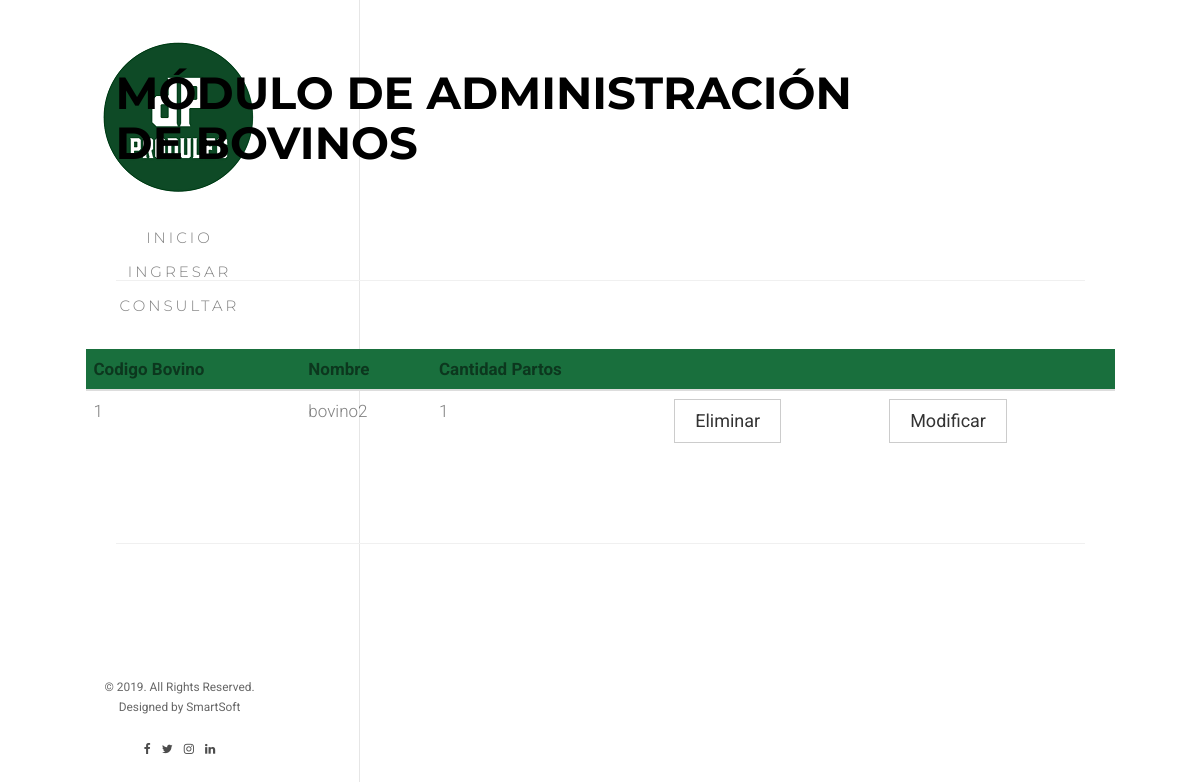
Page /searchbovine on the earlier database version.
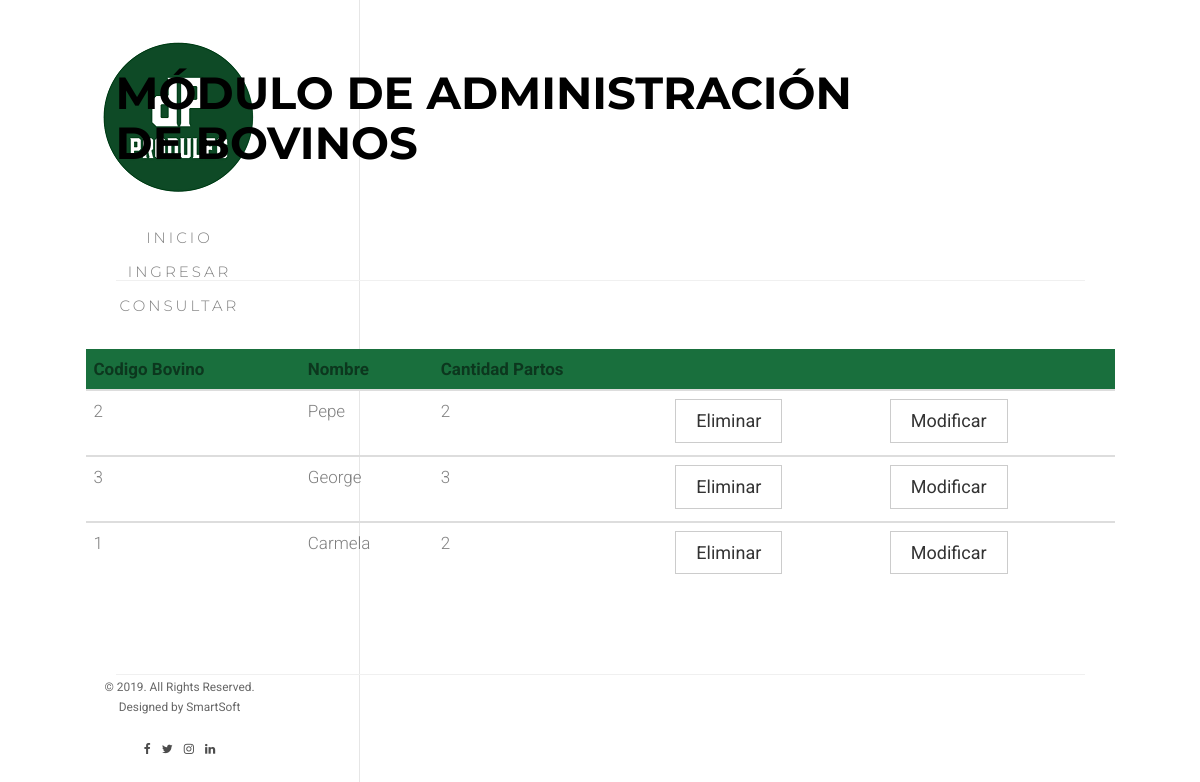
Same page on the later database version.
### produlect/models.py (models this page shows, shortened)
class bovino(models.Model):
    id_bovino = models.AutoField(primary_key=True)
    codigo_bovino = models.IntegerField()
    identidad_ica = models.IntegerField()
    nombre = models.CharField(max_length=45)
    nombre_madre = models.CharField(max_length=45)
    nombre_padre = models.CharField(max_length=45)
    cantidad_partos = models.CharField(max_length=45)
    fecha_ultimo_parto = models.DateField(
        'Fecha de Ultimo Parto', blank=False, null=False)
    dias_lactancia = models.CharField(max_length=45)
    id_tipo_bovino = models.ForeignKey(tipo_bovino, on_delete=models.CASCADE)

### produlect/views.py (the view)
# urls.py: path('searchbovine', views.searchbovine, name='searchbovine'),
def searchbovine(request):
    bovines = bovino.objects.all()
    args = {
        'bovines': bovines
    }
    return render(request, 'bovine/search.html', args)

### produlect/templates/bovine/search.html (shortened to what this page needs)
{% extends "base/base.html" %}
{% load static %}
{% block content %}
<div id="fh5co-page">
	<aside id="fh5co-aside" role="complementary" class="border js-fullheight">
		<h1 id="fh5co-logo"><a href="index.html"><img src="{% static 'images/logo_1.png' %}"
			alt="Free HTML5 Bootstrap Website Template"></a></h1>
		<nav id="fh5co-main-menu" role="navigation">
			<ul>
				<li><a href="{% url 'index' %}">Inicio</a></li>
				<li><a href="{% url 'createbovine' %}">Ingresar</a></li>
				<li><a href="{% url 'searchbovine' %}">Consultar</a></li>
			</ul>
		</nav>
		<div class="fh5co-footer">
			<p><small>&copy; 2019. All Rights Reserved.</span> <span>Designed by SmartSoft</span>
			<ul>
				<li><a href="#"><i class="icon-facebook"></i></a></li>
				<li><a href="#"><i class="icon-twitter"></i></a></li>
				<li><a href="#"><i class="icon-instagram"></i></a></li>
				<li><a href="#"><i class="icon-linkedin"></i></a></li>
			</ul>
		</div>
	</aside>
	<div id="fh5co-main">
		<div class="fh5co-narrow-content fh5co-border-bottom">
			<h2 class="fh5co-heading animate-box" data-animate-effect="fadeInLeft">MÓDULO DE ADMINISTRACIÓN <span>DE
					BOVINOS</span></h2>
		</div>
		<div class="fh5co-narrow-content fh5co-border-bottom" id="consultar">
			<div class="row">
				<div class="col-md-20 animate-box" data-animate-effect="fadeInLeft">
					<form action="">
						<div class="row">
							<div class="col-md-12">
								<div class="row">
									<table class="table">
										<thead style="background-color: #196f3d">
											<tr>
												<th scope="col">Codigo Bovino</th>
												<th scope="col">Nombre</th>
												<th scope="col">Cantidad Partos</th>
												<th scope="col"></th>
												<th scope="col"></th>
											</tr>
										</thead>
										{% for form in bovines %}
										<tbody>
											<tr>
												<td scope="row">{{ form.codigo_bovino }}</td>
												<td scope="row">{{ form.nombre }}</td>
												<td scope="row">{{ form.cantidad_partos }}</td>
												<td scope="row"><a href="{% url 'deletebovine' codigo_bovino=form.codigo_bovino %}"><button type="button" class="btn btn-default">Eliminar</button></a></td>
												<td scope="row"><a href="{% url 'updatebovine' codigo_bovino=form.codigo_bovino %}"><button type="button" class="btn btn-default">Modificar</button></a></td>
											</tr>
										</tbody>
										{% endfor %}
									</table>
								</div>
							</div>
						</div>
					</form>
				</div>
			</div>
		</div>
	</div>
</div>
{% endblock content%}

Differences in the rows shown:
removed bovino: codigo_bovino "1", nombre "bovino2", cantidad_partos "1"
added bovino: codigo_bovino "2", nombre "Pepe", cantidad_partos "2"
added bovino: codigo_bovino "3", nombre "George", cantidad_partos "3"
added bovino: codigo_bovino "1", nombre "Carmela", cantidad_partos "2"
